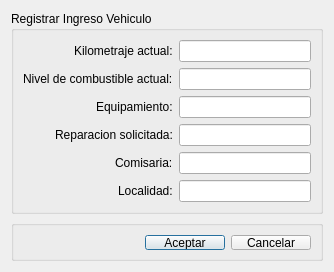
<?xml version="1.0" encoding="UTF-8"?>
<ui version="4.0">
 <class>DialogIngresoVehiculo</class>
 <widget class="QDialog" name="DialogIngresoVehiculo">
  <property name="geometry">
   <rect>
    <x>0</x>
    <y>0</y>
    <width>334</width>
    <height>244</height>
   </rect>
  </property>
  <property name="windowTitle">
   <string>Registrar Ingreso Vehiculo</string>
  </property>
  <layout class="QVBoxLayout" name="verticalLayout">
   <item>
    <widget class="QGroupBox" name="groupBox">
     <property name="title">
      <string>Registrar Ingreso Vehiculo</string>
     </property>
     <layout class="QFormLayout" name="formLayout">
      <property name="labelAlignment">
       <set>Qt::AlignRight|Qt::AlignTrailing|Qt::AlignVCenter</set>
      </property>
      <item row="0" column="0">
       <widget class="QLabel" name="label">
        <property name="text">
         <string>Kilometraje actual:</string>
        </property>
       </widget>
      </item>
      <item row="0" column="1">
       <widget class="QLineEdit" name="lineEditKilometraje"/>
      </item>
      <item row="1" column="0">
       <widget class="QLabel" name="label_2">
        <property name="text">
         <string>Nivel de combustible actual:</string>
        </property>
       </widget>
      </item>
      <item row="1" column="1">
       <widget class="QLineEdit" name="lineEditCombustible"/>
      </item>
      <item row="2" column="1">
       <widget class="QLineEdit" name="lineEditEquipamiento"/>
      </item>
      <item row="3" column="1">
       <widget class="QLineEdit" name="lineEditReparacion"/>
      </item>
      <item row="4" column="1">
       <widget class="QLineEdit" name="lineEditComisaria"/>
      </item>
      <item row="2" column="0">
       <widget class="QLabel" name="label_3">
        <property name="text">
         <string>Equipamiento:</string>
        </property>
       </widget>
      </item>
      <item row="3" column="0">
       <widget class="QLabel" name="label_4">
        <property name="text">
         <string>Reparacion solicitada:</string>
        </property>
       </widget>
      </item>
      <item row="4" column="0">
       <widget class="QLabel" name="label_5">
        <property name="text">
         <string>Comisaria:</string>
        </property>
       </widget>
      </item>
      <item row="5" column="0">
       <widget class="QLabel" name="label_6">
        <property name="text">
         <string>Localidad:</string>
        </property>
       </widget>
      </item>
      <item row="5" column="1">
       <widget class="QLineEdit" name="lineEditLocalidad"/>
      </item>
     </layout>
    </widget>
   </item>
   <item>
    <widget class="QGroupBox" name="groupBoxButtonBox">
     <property name="minimumSize">
      <size>
       <width>271</width>
       <height>41</height>
      </size>
     </property>
     <property name="maximumSize">
      <size>
       <width>16777215</width>
       <height>41</height>
      </size>
     </property>
     <property name="title">
      <string/>
     </property>
     <layout class="QGridLayout" name="gridLayout_2">
      <property name="leftMargin">
       <number>9</number>
      </property>
      <property name="topMargin">
       <number>9</number>
      </property>
      <property name="rightMargin">
       <number>9</number>
      </property>
      <property name="bottomMargin">
       <number>8</number>
      </property>
      <item row="0" column="1">
       <widget class="QPushButton" name="pushButtonAceptar">
        <property name="text">
         <string>Aceptar</string>
        </property>
       </widget>
      </item>
      <item row="0" column="2">
       <widget class="QPushButton" name="pushButtonCancelar">
        <property name="text">
         <string>Cancelar</string>
        </property>
       </widget>
      </item>
      <item row="0" column="0">
       <spacer name="horizontalSpacer_2">
        <property name="orientation">
         <enum>Qt::Horizontal</enum>
        </property>
        <property name="sizeHint" stdset="0">
         <size>
          <width>40</width>
          <height>20</height>
         </size>
        </property>
       </spacer>
      </item>
     </layout>
    </widget>
   </item>
  </layout>
 </widget>
 <resources/>
 <connections/>
</ui>
